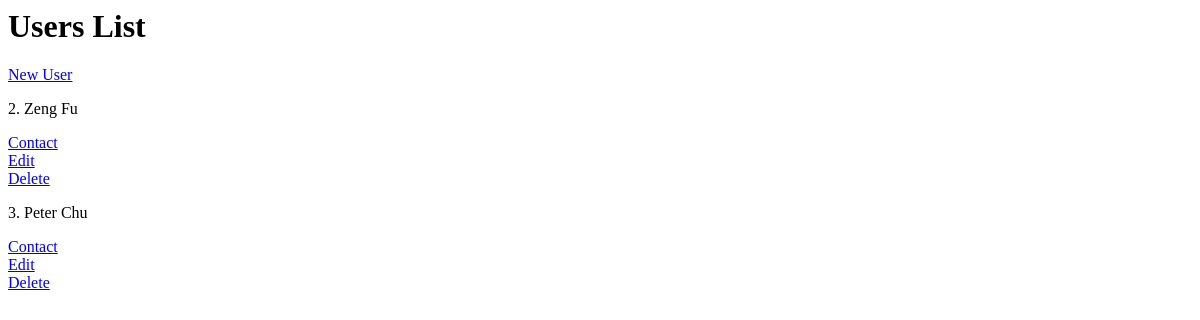
Before: /users/ with the older database file.
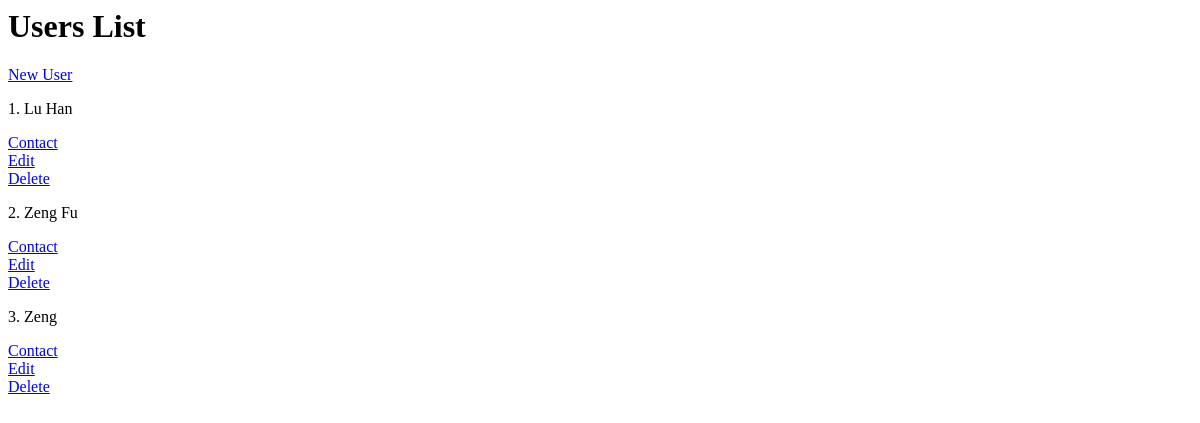
After: the same page with the newer database file.
### database_setup.py (models this page shows, shortened)
class User(Base):
    __tablename__ = 'user'
    id = Column(Integer, primary_key=True)
    name = Column(String(250), nullable=False)
    email = Column(String(250), nullable=False)

### chattime.py (the view)
@app.route('/')
@app.route('/users/')
def users():
    session = DBSession()
    users = session.query(User).all()
    return render_template('users.html', users=users)

### templates/users.html (shortened to what this page needs)
<html>
<head>
    </head>
<body>
<div class = 'pane'>
    <div class = 'header'>
    <h1>Users List</h1>
</div>
<a href='{{url_for('newUser')}}'>New User</a>
{% for u in users %}
<div class = 'idNameAndContact'>
    <span class = 'id'><p>{{u.id}}.<span class = 'name'>
        {{u.name}}
    </span></p></span>
    <a href='{{url_for('contact', user_id = u.id,) }}'>Contact</a>
    </div>
	<div class = "editdeletepane">
<a href='{{url_for('editUser', user_id = u.id) }}'>Edit</a>
<a href = '{{url_for('deleteUser', user_id = u.id) }}'>Delete</a>
</div>
{% endfor %}
</div>
</body>
</html>

Changed rows visible on the page:
added User: id "1", name "Lu Han"
changed User id 3: name "Peter Chu" → "Zeng"
